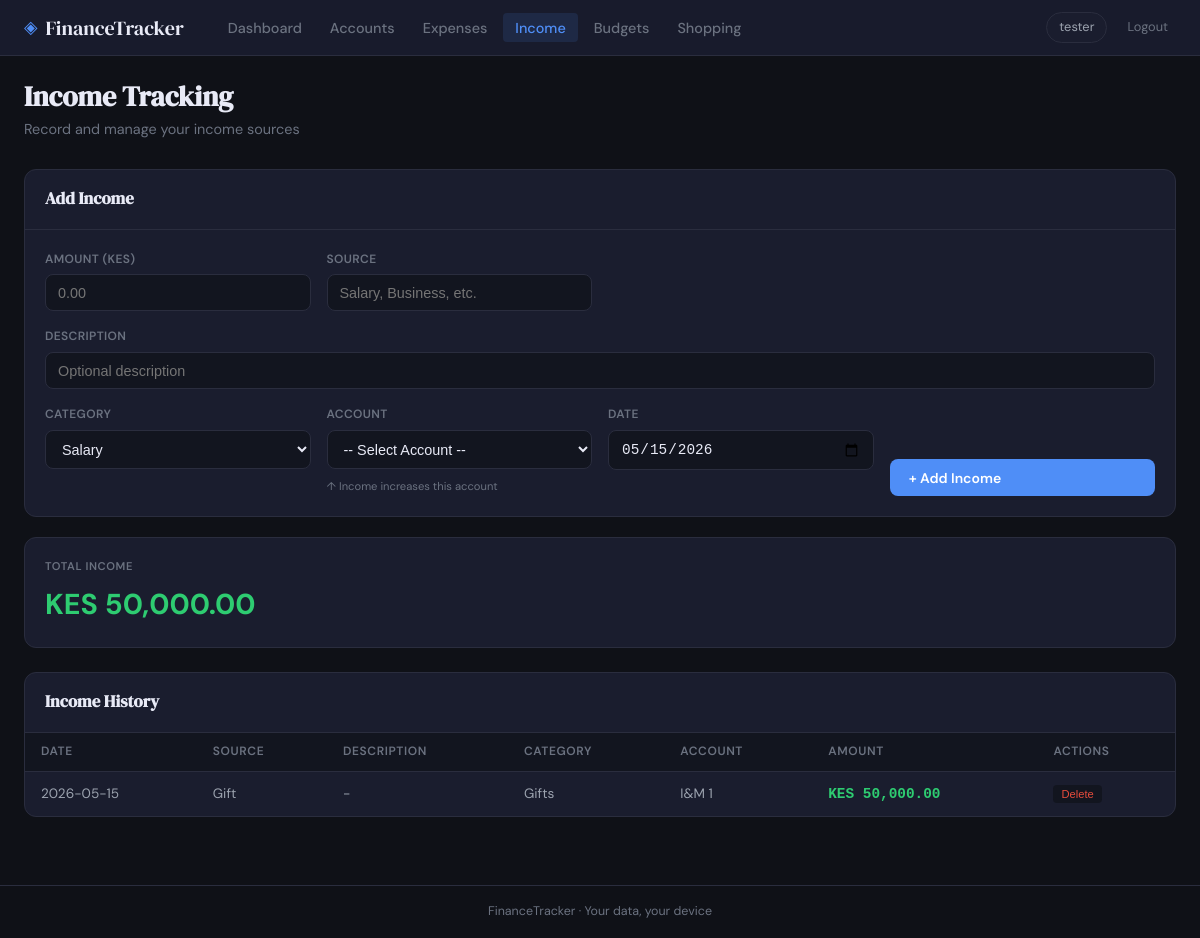
Screenshot of /income (signed in) with the database file from the repository.
### tables this page shows
CREATE TABLE income (
            id INTEGER PRIMARY KEY AUTOINCREMENT,
            user_id INTEGER NOT NULL,
            amount REAL NOT NULL,
            source TEXT NOT NULL,
            description TEXT,
            income_date TEXT NOT NULL,
            account_id INTEGER,
            category TEXT DEFAULT 'Income',
            created_at TEXT DEFAULT (datetime('now')),
            FOREIGN KEY (user_id) REFERENCES users(id),
            FOREIGN KEY (account_id) REFERENCES accounts(id)
        );

CREATE TABLE accounts (
            id INTEGER PRIMARY KEY AUTOINCREMENT,
            user_id INTEGER NOT NULL,
            name TEXT NOT NULL,
            type TEXT NOT NULL,
            icon TEXT,
            color TEXT,
            currency TEXT DEFAULT 'KES',
            balance REAL DEFAULT 0,
            initial_balance REAL DEFAULT 0,
            is_active INTEGER DEFAULT 1,
            created_at TEXT DEFAULT (datetime('now')),
            FOREIGN KEY (user_id) REFERENCES users(id)
        );

### app.py (the view, shortened to what this page needs)
@app.route('/income', methods=['GET', 'POST'])
@login_required
def income():
    uid = current_user_id()
    db  = get_db()
    accounts_list = get_user_accounts(uid)
    for acc in accounts_list:
        acc['balance'] = update_account_balance(acc['id'], uid)
        acc['formatted_balance'] = f"{CURRENCY_SYMBOL} {acc['balance']:,.2f}"
    all_income    = db.execute('''
        SELECT i.*, a.name as account_name
        FROM income i
        LEFT JOIN accounts a ON i.account_id = a.id
        WHERE i.user_id=?
        ORDER BY i.income_date DESC
    ''', (uid,)).fetchall()
    total_income = db.execute(
        'SELECT COALESCE(SUM(amount), 0) as total FROM income WHERE user_id=?', (uid,)
    ).fetchone()['total']
    return render_template('income.html',
        income_records=all_income, accounts_list=accounts_list,
        total_income=total_income, currency_symbol=CURRENCY_SYMBOL,
        today=date.today().isoformat(),
    )

### app.py (called while the page is built)
def get_db():
    if 'db' not in g:
        g.db = sqlite3.connect(DB_PATH)
        g.db.row_factory = sqlite3.Row
        g.db.execute('PRAGMA foreign_keys = ON')
    return g.db

def login_required(f):
    @wraps(f)
    def decorated(*args, **kwargs):
        if 'user_id' not in session:
            flash('Please log in to continue.', 'warning')
            return redirect(url_for('login'))
        return f(*args, **kwargs)
    return decorated

def current_user_id():
    return session.get('user_id')

def get_user_accounts(user_id):
    db = get_db()
    accounts = db.execute('''
        SELECT a.*,
               COALESCE(a.balance, 0) as current_balance
        FROM accounts a
        WHERE a.user_id=? AND a.is_active=1
        ORDER BY
            CASE a.type
                WHEN 'mobile_money' THEN 1
                WHEN 'checking' THEN 2
                WHEN 'savings' THEN 3
                ELSE 4
            END,
            a.name
    ''', (user_id,)).fetchall()
    result = []
    for acc in accounts:
        acc_dict = dict(acc)
        acc_dict['formatted_balance'] = f"{CURRENCY_SYMBOL} {acc_dict['current_balance']:,.2f}"
        result.append(acc_dict)
    return result

### templates/income.html (shortened to what this page needs)
{% extends "base.html" %}
{% block content %}
<div class="container">
    <div class="page-header">
        <div>
            <h1 class="page-title">Income Tracking</h1>
            <p class="page-sub">Record and manage your income sources</p>
        </div>
    </div>
    <div class="card">
        <div class="card-header">
            <h2 class="card-title">Add Income</h2>
        </div>
        <form method="POST">
            <div class="form-grid">
                <div class="form-field">
                    <label>Amount ({{ currency_symbol }})</label>
                    <input type="number" step="0.01" name="amount" placeholder="0.00" required>
                </div>
                <div class="form-field">
                    <label>Source</label>
                    <input type="text" name="source" placeholder="Salary, Business, etc." required>
                </div>
                <div class="form-field full-width">
                    <label>Description</label>
                    <input type="text" name="description" placeholder="Optional description">
                </div>
                <div class="form-field">
                    <label>Category</label>
                    <select name="category">
                        <option value="Salary">Salary</option>
                    </select>
                </div>
                <div class="form-field">
                    <label>Account</label>
                    <select name="account_id">
                        <option value="">-- Select Account --</option>
                    </select>
                    <span class="field-hint">↑ Income increases this account</span>
                </div>
                <div class="form-field">
                    <label>Date</label>
                    <input type="date" name="income_date" value="{{ today }}">
                </div>
                <div class="form-field action-field">
                    <button type="submit" class="btn btn-primary">+ Add Income</button>
                </div>
            </div>
        </form>
    </div>
    <div class="stats-grid">
        <div class="stat-card">
            <div class="stat-label">Total Income</div>
            <div class="stat-value text-green">{{ currency_symbol }} {{ "{:,.2f}".format(total_income) }}</div>
        </div>
    </div>
    <div class="card">
        <div class="card-header">
            <h2 class="card-title">Income History</h2>
        </div>
        <div class="table-responsive">
            <table class="data-table">
                <thead>
                    <tr>
                        <th>Date</th>
                        <th>Source</th>
                        <th>Description</th>
                        <th>Category</th>
                        <th>Account</th>
                        <th class="col-right">Amount</th>
                        <th class="col-center">Actions</th>
                    </tr>
                </thead>
                <tbody>
                    {% for income in income_records %}
                    <tr>
                        <td>{{ income.income_date }}</td>
                        <td>{{ income.source }}</td>
                        <td class="desc-cell">{{ income.description or '-' }}</td>
                        <td>{{ income.category }}</td>
                        <td>{{ income.account_name or '-' }}</td>
                        <td class="col-right amount-cell text-green">{{ currency_symbol }} {{ "{:,.2f}".format(income.amount) }}</td>
                        <td class="col-center actions-cell">
                            <form method="POST" style="display: inline;">
                                <button type="submit" class="btn-action btn-del" onclick="return confirm('Delete this income record?')">Delete</button>
                            </form>
                        </td>
                    </tr>
                    {% endfor %}
                </tbody>
            </table>
        </div>
    </div>
</div>
{% endblock %}

### static/style.css (style rules this page uses)
:root { --bg: #0f1117; --surface: #1a1d2e; --surface2: #12151f; --border: #2a2d3e; --accent: #3a3f60; --accent2: #252840; --primary: #4f8ef7; --primary-dark:#3a7ae0; --green: #2ecc71; --red: #e74c3c; --yellow: #f39c12; --purple: #9b59b6; --text: #e8eaf6; --text-muted: #6b7280; --text-sub: #9ca3af; --radius-sm: 4px; --radius: 8px; --radius-lg: 12px; --radius-xl: 18px; --font-sans: 'DM Sans', sans-serif; --font-disp: 'DM Serif Display', serif; --shadow: 0 2px 12px rgba(0,0,0,0.4); --shadow-lg: 0 8px 32px rgba(0,0,0,0.5); }
*, *::before, *::after { box-sizing: border-box; margin: 0; padding: 0; }
html { scroll-behavior: smooth; }
body { background: var(--bg); color: var(--text); font-family: var(--font-sans); font-size: 15px; line-height: 1.6; min-height: 100vh; display: flex; flex-direction: column; }
.container { max-width: 1200px; margin: 0 auto; padding: 0 1.5rem 3rem; }
.page-header { display: flex; align-items: flex-start; justify-content: space-between; gap: 1rem; margin-bottom: 1.75rem; flex-wrap: wrap; }
.page-title { font-family: var(--font-disp); font-size: 1.75rem; color: var(--text); line-height: 1.2; }
.page-sub { color: var(--text-muted); font-size: 0.9rem; margin-top: 0.25rem; }
.card { background: var(--surface); border: 1px solid var(--border); border-radius: var(--radius-lg); margin-bottom: 1.25rem; overflow: hidden; }
.card-header { display: flex; align-items: center; justify-content: space-between; padding: 1rem 1.25rem; border-bottom: 1px solid var(--border); }
.card-title { font-family: var(--font-disp); font-size: 1.05rem; color: var(--text); margin: 0; }
.btn { display: inline-flex; align-items: center; gap: 0.4rem; padding: 0.55rem 1.1rem; border-radius: var(--radius); font-family: var(--font-sans); font-size: 0.875rem; font-weight: 500; cursor: pointer; border: none; text-decoration: none; transition: opacity 0.15s, transform 0.1s, background 0.15s; white-space: nowrap; }
.btn-primary { background: var(--primary); color: #fff; }
.btn-action { display: inline-block; padding: 0.2rem 0.55rem; border-radius: var(--radius-sm); font-size: 0.78rem; font-weight: 500; cursor: pointer; border: none; background: var(--surface2); color: var(--text-sub); text-decoration: none; transition: background 0.15s, color 0.15s; }
.btn-del { color: var(--red); }
select option { background: var(--surface); }
.data-table { width: 100%; border-collapse: collapse; font-size: 0.88rem; }
.data-table thead th { padding: 0.6rem 1rem; text-align: left; font-size: 0.75rem; font-weight: 600; text-transform: uppercase; letter-spacing: 0.05em; color: var(--text-muted); border-bottom: 1px solid var(--border); white-space: nowrap; }
.data-table tbody td { padding: 0.65rem 1rem; border-bottom: 1px solid rgba(42,45,62,0.5); vertical-align: middle; color: var(--text-sub); }
.data-table tbody tr:last-child td { border-bottom: none; }
.col-right { text-align: right; }
.amount-cell { font-weight: 600; font-variant-numeric: tabular-nums; }
.desc-cell { max-width: 220px; overflow: hidden; text-overflow: ellipsis; white-space: nowrap; }
.actions-cell { white-space: nowrap; }
.text-green { color: var(--green) !important; }

### rows the page displays
income: income_date "2026-05-15", source "Gift", description "-", category "Gifts", name "I&M 1", currency_symbol "KES", amount "50,000.00"

### other values shown
{{ session.username }} "tester"
{{ currency_symbol }} "KES"
{{ "{:,.2f}".format(total_income) }} "50,000.00"
